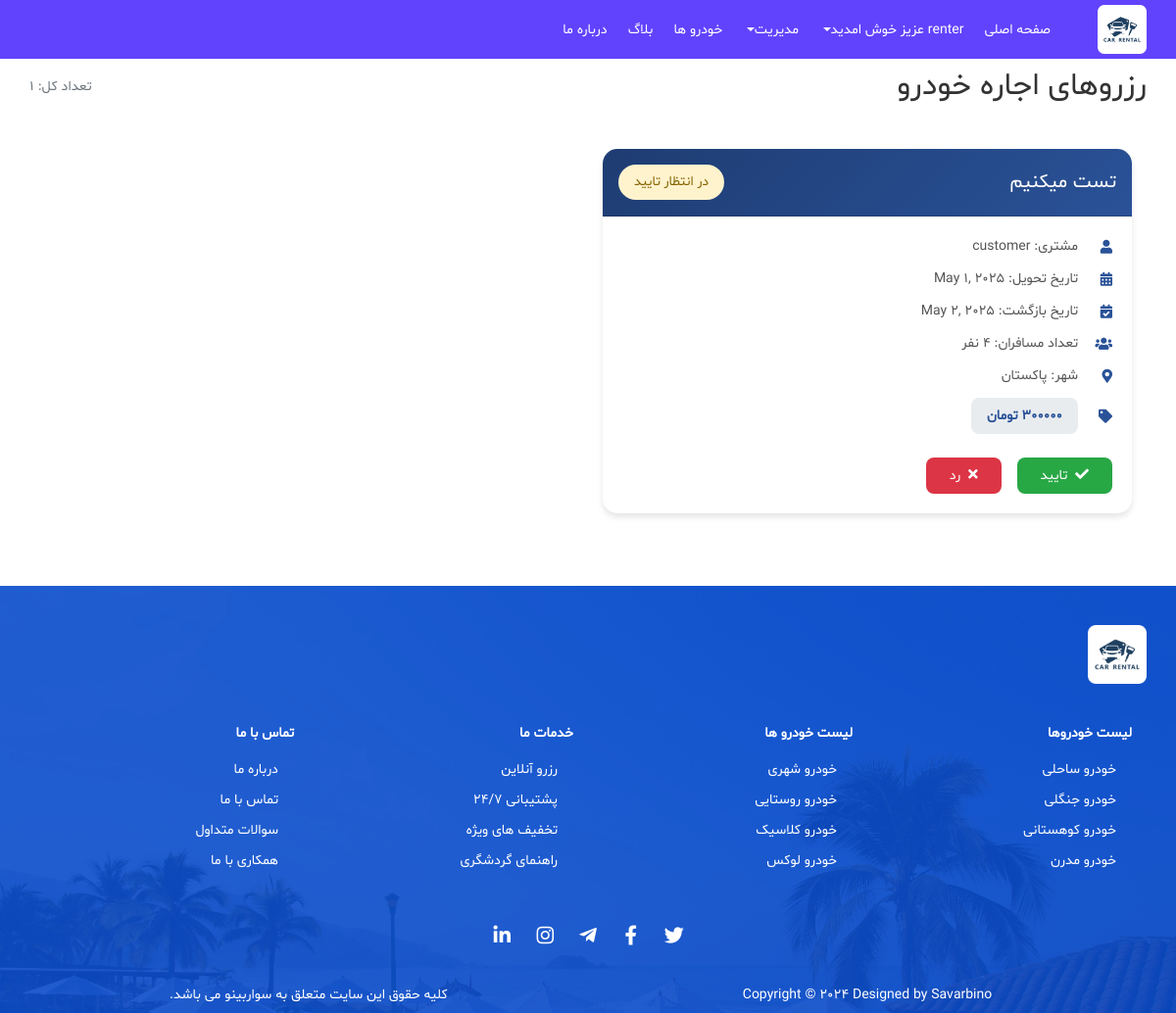
Before: /reservations/renter-reservations/ (signed in) with the older database file.
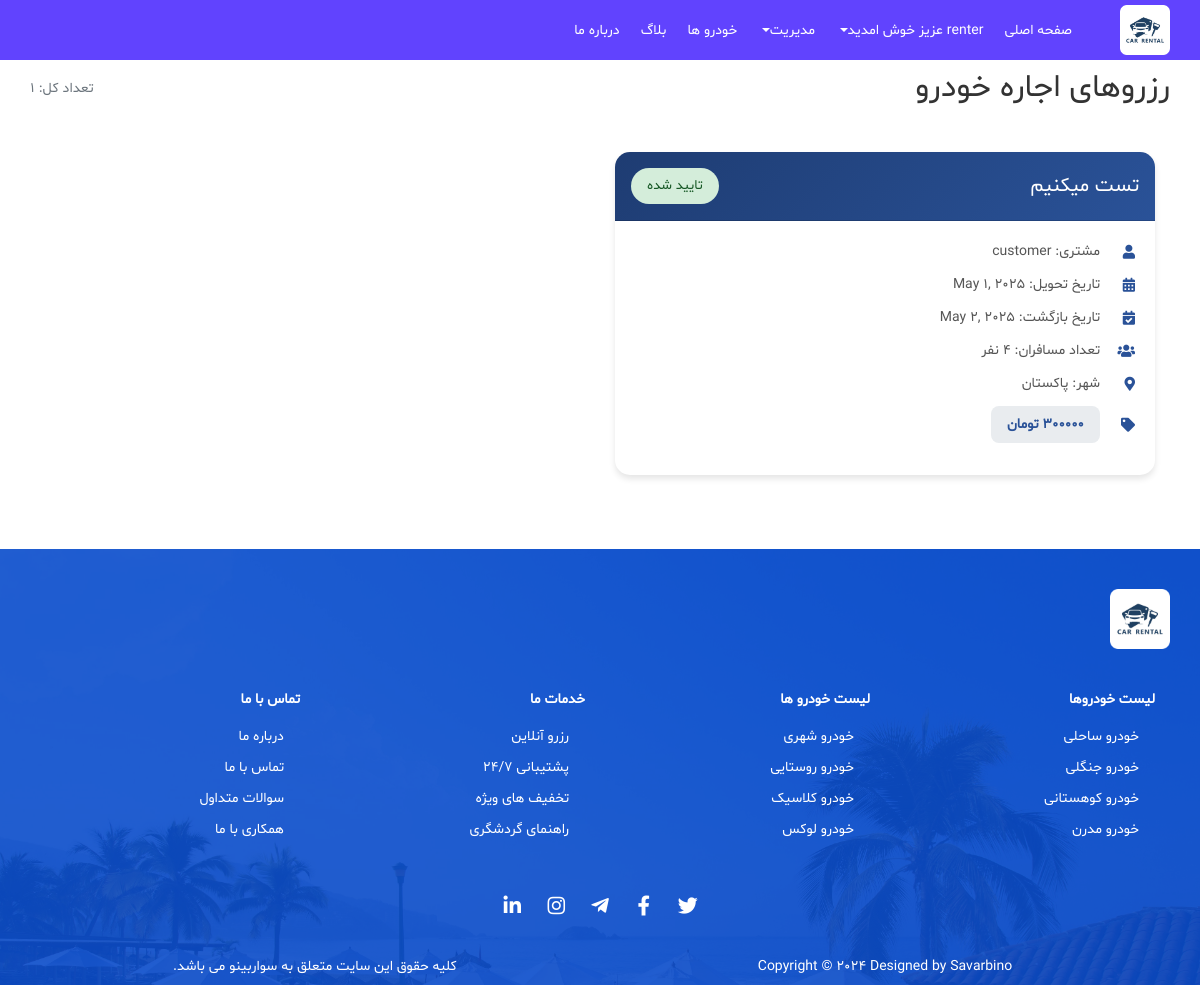
After: the same page with the newer database file.
### users/models.py (models this page shows)
class User(AbstractUser):
    ROLES = ((1, 'Admin'), (2, 'Renter'), (3, 'Passenger'))
    role = models.IntegerField(choices=ROLES, default=3)
    phonenumber = models.CharField(max_length=15, blank=True, null=True)
    address = models.TextField(blank=True, null=True)
    role_change_requested = models.BooleanField(default=False)
    is_active = models.BooleanField(default=True)
    objects = UserManager()

### reservations/models.py (models this page shows, shortened)
class Order(models.Model):
    car = models.ForeignKey(Car, on_delete=models.CASCADE)
    user = models.ForeignKey(User, on_delete=models.CASCADE)
    pickup_date = models.DateField()
    return_date = models.DateField()
    number_of_passengers = models.IntegerField()
    total_price = models.DecimalField(max_digits=10, decimal_places=0)
    created_at = models.DateTimeField(auto_now_add=True)
    status = models.CharField(max_length=20, choices=[
        ('pending', 'در انتظار تایید'),
        ('confirmed', 'تایید شده'),
        ('cancelled', 'لغو شده'),
        ('completed', 'تکمیل شده')
    ], default='pending')

### car/models.py (models this page shows, shortened)
class Car(models.Model):
    name = models.CharField(max_length=100)
    image = models.ImageField(upload_to='car_images/')
    image2 = models.ImageField(upload_to='car_images/', null=True, blank=True)
    image3 = models.ImageField(upload_to='car_images/', null=True, blank=True)
    image4 = models.ImageField(upload_to='car_images/', null=True, blank=True)
    image5 = models.ImageField(upload_to='car_images/', null=True, blank=True)
    city = models.CharField(max_length=100)
    capacity = models.IntegerField()
    price_per_day = models.IntegerField()
    with_driver = models.BooleanField(default=False)
    user = models.ForeignKey(User, on_delete=models.CASCADE)
    is_active = models.BooleanField(default=True)

### reservations/views.py (the view)
# urls.py: path('renter-reservations/', views.renter_reservations, name='renter_reservations'),
@login_required
def renter_reservations(request):
    if request.user.role != 2:  # Check if user is a renter
        messages.error(request, 'شما دسترسی به این بخش را ندارید.')
        return redirect('home')
    reservations = Order.objects.filter(car__user=request.user).order_by('-created_at')
    return render(request, 'reservations/renter_reservations.html', {'reservations': reservations})

### templates/reservations/renter_reservations.html (shortened to what this page needs)
{% extends 'base.html' %}
{% load static %}
{% block content %}
<div class="container page-container">
    <div class="page-header d-flex justify-content-between align-items-center">
        <h2 class="mb-0">رزروهای اجاره خودرو</h2>
        <div class="text-muted">تعداد کل: {{ reservations|length }}</div>
    </div>
    {% if reservations %}
        <div class="row">
            {% for order in reservations %}
                <div class="col-md-6">
                    <div class="card reservation-card">
                        <div class="card-header d-flex justify-content-between align-items-center">
                            <h5 class="card-title mb-0">{{ order.car.name }}</h5>
                            <span class="status-badge status-{{ order.status }}">
                                {% if order.status == 'pending' %}
                                    در انتظار تایید
                                {% elif order.status == 'confirmed' %}
                                    تایید شده
                                {% elif order.status == 'cancelled' %}
                                    لغو شده
                                {% else %}
                                    تکمیل شده
                                {% endif %}
                            </span>
                        </div>
                        <div class="card-body">
                            <div class="info-item">
                                <i class="fas fa-user"></i>
                                <span>مشتری: {{ order.user.username }}</span>
                            </div>
                            <div class="info-item">
                                <i class="fas fa-calendar-alt"></i>
                                <span>تاریخ تحویل: {{ order.pickup_date }}</span>
                            </div>
                            <div class="info-item">
                                <i class="fas fa-calendar-check"></i>
                                <span>تاریخ بازگشت: {{ order.return_date }}</span>
                            </div>
                            <div class="info-item">
                                <i class="fas fa-users"></i>
                                <span>تعداد مسافران: {{ order.number_of_passengers }} نفر</span>
                            </div>
                            <div class="info-item">
                                <i class="fas fa-map-marker-alt"></i>
                                <span>شهر: {{ order.car.city }}</span>
                            </div>
                            <div class="info-item">
                                <i class="fas fa-tag"></i>
                                <span class="price-tag">{{ order.total_price }} تومان</span>
                            </div>
                            {% if order.status == 'pending' %}
                                <div class="action-buttons">
                                    <form method="post" action="{% url 'reservations:confirm_reservation' order.id %}" class="d-inline">
                                        <button type="submit" class="btn-confirm">
                                            <i class="fas fa-check ml-1"></i> تایید
                                        </button>
                                    </form>
                                    <form method="post" action="{% url 'reservations:reject_reservation' order.id %}" class="d-inline">
                                        <button type="submit" class="btn-reject">
                                            <i class="fas fa-times ml-1"></i> رد
                                        </button>
                                    </form>
                                </div>
                            {% endif %}
                        </div>
                    </div>
                </div>
            {% endfor %}
        </div>
    {% else %}
        <div class="empty-state">
            <i class="fas fa-car"></i>
            <h4 class="mt-3">هیچ درخواست رزرویی وجود ندارد</h4>
            <p class="text-muted">شما هنوز هیچ درخواست رزرو خودرویی ندارید.</p>
        </div>
    {% endif %}
</div>
{% endblock %}

### templates/base.html (shortened to what this page needs)
{% load static %}
<!doctype html>
<html lang="fa" dir="rtl">
<head>
    {% load static %}
    <link rel="stylesheet" href="{% static 'css/bootstrap.min.css' %}">
    <link rel="stylesheet" href="{% static 'css/owl.carousel.min.css' %}" >
    <link rel="stylesheet" href="{% static 'css/jalalidatepicker.css' %}">
    <link rel="stylesheet" href="{% static 'css/lightgallery.min.css' %}">
    <link rel="stylesheet" href="https://use.fontawesome.com/releases/v5.8.1/css/all.css"
>
    <link rel="stylesheet" href="{% static 'css/style.css' %}">
</head>
<body>
    {% block header %}
        {% include 'includes/header.html' %}
    {% endblock %}
    <main>
        {% block content %}
        {% endblock %}
    </main>
    {% block footer %}
        {% include 'includes/footer.html' %}
    {% endblock %}
</body>
</html>

### templates/includes/header.html (shortened to what this page needs)
{% load static %}
<header>
    <nav class="navbar navbar-expand-lg fixed-top p-0 header-nav">
        <div class="container">
            <a class="navbar-brand p-0 m-0" href="#">
                <img src="{% static 'images/logo.png' %}" alt="خودرو">
            </a>
            <div class="collapse navbar-collapse" id="navbarSupportedContent">
                <ul class="navbar-nav">
                    <li class="nav-item">
                        <a class="nav-link active" href="{% url 'home' %}" title="صفحه اصلی">صفحه اصلی</a>
                    </li>
                    {% if user.is_authenticated %}
                        <li class="nav-item dropdown">
                            <a class="nav-link dropdown-toggle d-flex align-items-center" href="#" id="navbarDropdown"
                                role="button" data-toggle="dropdown" aria-haspopup="true" aria-expanded="false"
                                title="خودرو ها">
                                {{ user.first_name }} عزیز خوش امدید
                            </a>
                        </li>
                        {% if user.role == 2 %}
                            <li class="nav-item dropdown">
                                <a class="nav-link dropdown-toggle d-flex align-items-center" href="#" id="navbarDropdown1"
                                    role="button" data-toggle="dropdown" aria-haspopup="true" aria-expanded="false"
                                    title="مدیریت">
                                    مدیریت
                                </a>
                            </li>
                        {% endif %}
                    {% endif %}
                    <li class="nav-item">
                        <a class="nav-link" href="{% url 'car:car_list' %}" title="خودرو ها">خودرو ها</a>
                    </li>
                   <li class="nav-item">
                        <a class="nav-link" href="{% url 'article' %}" title="بلاگ">بلاگ</a>
                    </li>
                    <li class="nav-item">
                        <a class="nav-link" href="{% url 'about_us' %}" title="درباره ما">درباره ما</a>
                    </li>
                </ul>
            </div>
        </div>
    </nav>
</header>

### templates/includes/modal.html (shortened to what this page needs)
{% load static %}

### templates/includes/footer.html
{% load static %}
{% load static %}
<footer style="background-image: url('{% static "images/footer-bg.jpg" %}')">
    <div class="wrapper container">
        <img class="logo" src="{% static 'images/logo.png' %}" alt="اجاره خودرو">
        <div class="row">
            <div class="col-6 p-0">
                <div class="row">
                    <div class="col-md-6 footer-link-wrapper">
                        <p class="title">لیست خودروها</p>
                        <ul class="footer-link list-unstyled px-3">
                            <li><a href="#" class="link" title="خودرو ساحلی">خودرو ساحلی</a></li>
                            <li><a href="#" class="link" title="خودرو جنگلی">خودرو جنگلی</a></li>
                            <li><a href="#" class="link" title="خودرو کوهستانی">خودرو کوهستانی</a></li>
                            <li><a href="#" class="link" title="خودرو مدرن">خودرو مدرن</a></li>
                        </ul>
                    </div>
                    <div class="col-md-6 footer-link-wrapper">
                        <p class="title">لیست خودرو ها</p>
                        <ul class="footer-link list-unstyled px-3">
                            <li><a href="#" class="link" title="خودرو شهری">خودرو شهری</a></li>
                            <li><a href="#" class="link" title="خودرو روستایی">خودرو روستایی</a></li>
                            <li><a href="#" class="link" title="خودرو کلاسیک">خودرو کلاسیک</a></li>
                            <li><a href="#" class="link" title="خودرو لوکس">خودرو لوکس</a></li>
                        </ul>
                    </div>
                </div>
            </div>
            <div class="col-6 p-0">
                <div class="row">
                    <div class="col-md-6 footer-link-wrapper">
                        <p class="title">خدمات ما</p>
                        <ul class="footer-link list-unstyled px-3">
                            <li><a href="#" class="link" title="رزرو آنلاین">رزرو آنلاین</a></li>
                            <li><a href="#" class="link" title="پشتیبانی 24/7">پشتیبانی 24/7</a></li>
                            <li><a href="#" class="link" title="تخفیف های ویژه">تخفیف های ویژه</a></li>
                            <li><a href="#" class="link" title="راهنمای گردشگری">راهنمای گردشگری</a></li>
                        </ul>
                    </div>
                    <div class="col-md-6 footer-link-wrapper">
                        <p class="title">تماس با ما</p>
                        <ul class="footer-link list-unstyled px-3">
                            <li><a href="#" class="link" title="درباره ما">درباره ما</a></li>
                            <li><a href="#" class="link" title="تماس با ما">تماس با ما</a></li>
                            <li><a href="#" class="link" title="سوالات متداول">سوالات متداول</a></li>
                            <li><a href="#" class="link" title="همکاری با ما">همکاری با ما</a></li>
                        </ul>
                    </div>
                </div>
            </div>
        </div>
        <div class="social text-center">
            <a href="#" class="item" title="توییتر"><i class="fab fa-twitter"></i></a>
            <a href="#" class="item" title="فیسبوک"><i class="fab fa-facebook-f"></i></a>
            <a href="#" class="item" title="تلگرام"><i class="fab fa-telegram-plane"></i></a>
            <a href="#" class="item" title="اینستاگرام"><i class="fab fa-instagram"></i></a>
            <a href="#" class="item" title="لینکدین"><i class="fab fa-linkedin-in"></i></a>
        </div>
        <div class="row copy-right">
            <div class="col-md-6">
                <p class="m-0 pb-2 text-center"> Copyright © 2024 Designed by Savarbino</p>
            </div>
            <div class="col-md-6">
                <p class="m-0 pb-2 text-center">کلیه حقوق این سایت متعلق به سواربینو می باشد. <a href="#" title="تیم طراحی"></a></p>
            </div>
        </div>
    </div>
</footer>

### static/css/style.css (style rules this page uses)
* { flex-wrap: wrap; font-family: shabnam; position: relative; box-sizing: border-box; outline: none; }
body { text-align: right; color: #333333; font-size: 14px; }
a, a:hover, a:active, a:focus { text-decoration: none; color: inherit; }
.row { padding: 0; margin: 0; width: 100%; }
.container, .container-fluid { padding: 0; }
img { max-width: 100%; }
.title { font-weight: bold; }
.h1, .h2, .h3, .h4, .h5, .h6, h1, h2, h3, h4, h5, h6 { line-height: 1.5; }
:root { --main-blue: #094ccb; --main-light-blue: #3094fb; --main-yellow: #fbce45; --main-red: #f50f76; }
.header-nav { background-color: #6143FE; color: white; transition: 0.3s linear; }
.header-nav .navbar-brand img { max-width: 100px; max-height: 60px; padding: 5px 0; }
.header-nav .nav-link { margin-left: 5px; transition: 0.15s linear; }
footer { background-position: top center; background-repeat: no-repeat; background-size: cover; color: white; margin-top: 50px; }
footer::after { position: absolute; top: 0; left: 0; right: 0; bottom: 0; content: ""; background-color: rgba(9, 76, 203, 0.9); }
footer .wrapper { z-index: 2; }
footer .logo { max-width: 100px; max-height: 60px; margin: 40px 0; }
footer .footer-link .link { margin: 10px 0; display: block; transition: 0.15s linear; }
.social { padding: 30px 0; }
.social .item { width: 30px; height: 30px; display: inline-flex; align-items: center; justify-content: center; font-size: 20px; margin: 5px; transition: 0.15s linear; }

### templates/reservations/renter_reservations.html (style rules this page uses)
.reservation-card { border: none; border-radius: 15px; box-shadow: 0 4px 6px rgba(0, 0, 0, 0.1); transition: transform 0.2s ease-in-out; margin-bottom: 1.5rem; }
.card-header { background: linear-gradient(135deg, #1e3c72 0%, #2a5298 100%); color: white; border-radius: 15px 15px 0 0 !important; padding: 1rem; }
.status-badge { padding: 0.5rem 1rem; border-radius: 20px; font-size: 0.85rem; font-weight: 500; }
.status-confirmed { background-color: #d4edda; color: #155724; }
.info-item { display: flex; align-items: center; margin-bottom: 0.75rem; color: #555; }
.info-item i { width: 25px; color: #2a5298; margin-left: 10px; }
.price-tag { background: #e9ecef; padding: 0.5rem 1rem; border-radius: 8px; font-weight: bold; color: #2a5298; }
.page-container { margin-top: 3rem; padding-top: 1rem; }
.page-header { margin-bottom: 2.5rem; }

Changed rows visible on the page:
changed Order "تست میکنیم": status "در انتظار تایید تایید رد" → "تایید شده"
